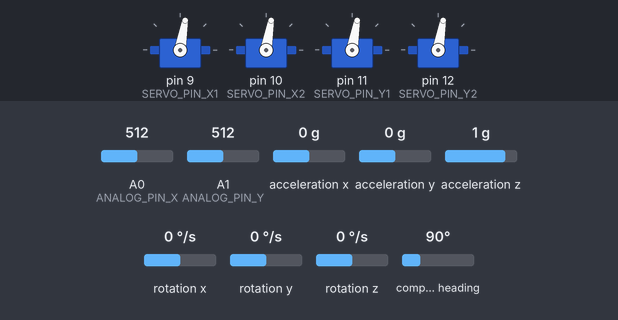
The sketch below on a simulated Arduino Uno, built with avr-gcc and run on an emulated ATmega328P. Shown: 4 × servo. Inputs (shaded band) come from the test bench; at power-on: A0 (ANALOG_PIN_X) = 512, A1 (ANALOG_PIN_Y) = 512, acceleration x 0 g, acceleration y 0 g, acceleration z 1 g, rotation x 0 °/s, rotation y 0 °/s, rotation z 0 °/s, compass heading 90°.

Above: at 1.2 s.
1.3 s: A0 (ANALOG_PIN_X) set to 716
At 1.9 s:
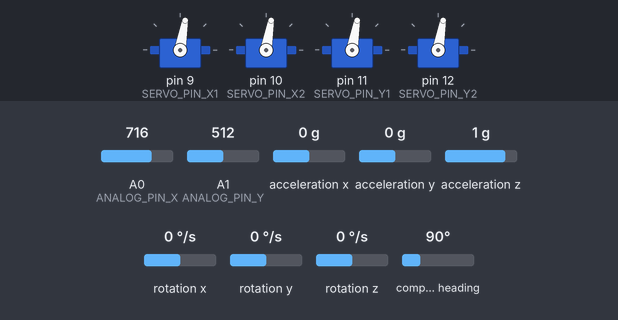
2.8 s: A1 (ANALOG_PIN_Y) set to 716
At 3.2 s:
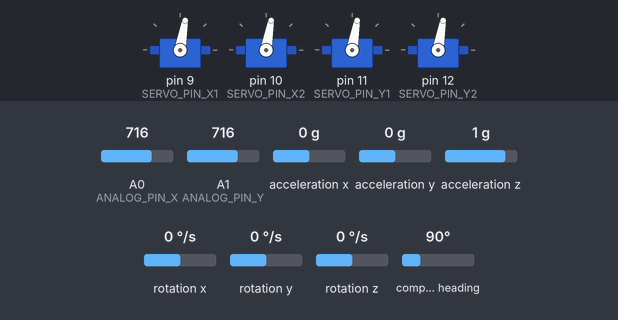
Timing chart, 0 to 5.8 s (numbered marks = the images above; inputs shaded):
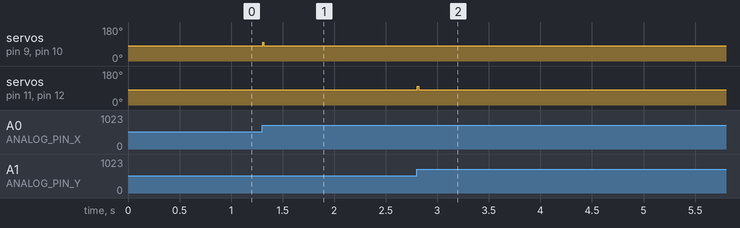

The sketch:

seekertest2.ino
```cpp
#include <Wire.h>
#include <Servo.h>
#include <Adafruit_BNO055.h>
#include <Adafruit_Sensor.h>
#include <utility/imumaths.h>

// アナログ入力ピンの定義
#define ANALOG_PIN_X A0 // x軸用インスツルメンテーションアンプの出力
#define ANALOG_PIN_Y A1 // y軸用インスツルメンテーションアンプの出力

// サーボモータのピンの定義
#define SERVO_PIN_X1 9
#define SERVO_PIN_X2 10
#define SERVO_PIN_Y1 11
#define SERVO_PIN_Y2 12

#define BIAS 2047
#define KP 0.1 // 比例ゲイン
#define KI 0.01 // 積分ゲイン
#define KD 0.05 // 微分ゲイン
#define INTEGRAL_LIMIT 1000.0 // 積分項の制限
#define N 3.0 // 比例航法定数

// サーボオブジェクトの作成
Servo servoX1, servoX2, servoY1, servoY2;

// IMUオブジェクトの作成
Adafruit_BNO055 bno = Adafruit_BNO055(55);

// PID制御用の変数
float integralX = 0, integralY = 0;
float lastErrorX = 0, lastErrorY = 0;
unsigned long lastTime = 0;

// 関数プロトタイプ
void adjustServo(Servo &servo1, Servo &servo2, float controlSignal);
float calculateTargetAngle(uint16_t adcValue, float bias);
float readIMUAngularRate();
float calculateProportionalNavigation(float currentAngle, float targetAngle, float deltaTime);

void setup() {
  // シリアル通信の初期化
  Serial.begin(115200);

  // アナログ入力ピンの初期化
  pinMode(ANALOG_PIN_X, INPUT);
  pinMode(ANALOG_PIN_Y, INPUT);

  // サーボモータの初期化
  servoX1.attach(SERVO_PIN_X1);
  servoX2.attach(SERVO_PIN_X2);
  servoY1.attach(SERVO_PIN_Y1);
  servoY2.attach(SERVO_PIN_Y2);

  // IMUの初期化
  if(!bno.begin()) {
    Serial.println("BNO055が検出されませんでした。配線やI2Cアドレスを確認してください。");
    while (1);
  }

  bno.setExtCrystalUse(true);

  // 時間の初期化
  lastTime = millis();
}

void loop() {
  unsigned long currentTime = millis();
  float deltaTime = (currentTime - lastTime) / 1000.0; // 秒に変換
  lastTime = currentTime;

  // アナログ入力からのデータを読み取る
  uint16_t adcValueX = analogRead(ANALOG_PIN_X);
  uint16_t adcValueY = analogRead(ANALOG_PIN_Y);

  // 目標角度を計算
  float targetAngleX = calculateTargetAngle(adcValueX, BIAS);
  float targetAngleY = calculateTargetAngle(adcValueY, BIAS);

  // IMUデータ（角速度）の読み取り
  float imuAngularRate = readIMUAngularRate();

  // PID制御信号の計算
  float errorX = targetAngleX;
  integralX += errorX * deltaTime;
  integralX = constrain(integralX, -INTEGRAL_LIMIT, INTEGRAL_LIMIT);
  float derivativeX = (errorX - lastErrorX) / deltaTime;
  float controlSignalX = KP * errorX + KI * integralX + KD * derivativeX;
  lastErrorX = errorX;

  float errorY = targetAngleY;
  integralY += errorY * deltaTime;
  integralY = constrain(integralY, -INTEGRAL_LIMIT, INTEGRAL_LIMIT);
  float derivativeY = (errorY - lastErrorY) / deltaTime;
  float controlSignalY = KP * errorY + KI * integralY + KD * derivativeY;
  lastErrorY = errorY;

  // サーボモータの調整
  adjustServo(servoX1, servoX2, controlSignalX);
  adjustServo(servoY1, servoY2, controlSignalY);

  delay(10); // ループの間に小さな遅延を追加
}

void adjustServo(Servo &servo1, Servo &servo2, float controlSignal) {
  // サーボの制御信号を適用し、同じ軸の2つのサーボを同じ角度で動かす
  float adjustedControlSignal = controlSignal;
  adjustedControlSignal = constrain(adjustedControlSignal, -10, 10); // サーボ角度を±10度に制限
  servo1.write(90 + adjustedControlSignal); // サーボを90度に中心にして動かす
  servo2.write(90 + adjustedControlSignal); // サーボを90度に中心にして動かす
}

float calculateTargetAngle(uint16_t adcValue, float bias) {
  // バイアスを用いて目標角度を計算
  return (float)(adcValue - bias);
}

float readIMUAngularRate() {
  // IMUから角速度を読み取る（ここではx軸の角速度を使用）
  sensors_event_t event;
  bno.getEvent(&event, Adafruit_BNO055::VECTOR_GYROSCOPE);
  return event.gyro.x;
}

float calculateProportionalNavigation(float currentAngle, float targetAngle, float deltaTime) {
  // 比例航法の計算
  return N * (targetAngle - currentAngle) / deltaTime;
}
```

Measured:
- after the input at 1.3 s, servo on pin 9 (SERVO_PIN_X1), servo on pin 10 (SERVO_PIN_X2): 80° → 100° at once, → 80° 0.01 s later
- after the input at 2.8 s, servo on pin 11 (SERVO_PIN_Y1), servo on pin 12 (SERVO_PIN_Y2): 80° → 100° at once, → 80° 0.01 s later
